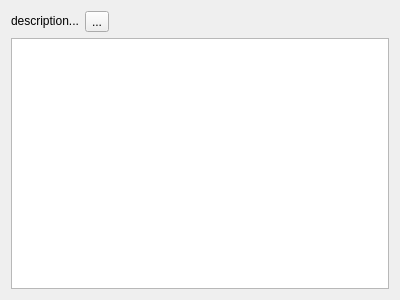
<?xml version="1.0" encoding="UTF-8"?>
<ui version="4.0">
 <class>PipelineTable</class>
 <widget class="QDialog" name="PipelineTable">
  <property name="geometry">
   <rect>
    <x>0</x>
    <y>0</y>
    <width>400</width>
    <height>300</height>
   </rect>
  </property>
  <property name="windowTitle">
   <string>Pipeline table</string>
  </property>
  <property name="windowIcon">
   <iconset resource="../resources/images.qrc">
    <normaloff>:/icons/logo.png</normaloff>:/icons/logo.png</iconset>
  </property>
  <layout class="QGridLayout" name="gridLayout">
   <item row="0" column="0">
    <layout class="QVBoxLayout" name="verticalLayout">
     <item>
      <layout class="QHBoxLayout" name="horizontalLayout">
       <item>
        <widget class="QLabel" name="description">
         <property name="text">
          <string>description...</string>
         </property>
         <property name="textFormat">
          <enum>Qt::RichText</enum>
         </property>
        </widget>
       </item>
       <item>
        <widget class="QToolButton" name="copy">
         <property name="toolTip">
          <string>Copy table to clipboard (tab sepearated)</string>
         </property>
         <property name="text">
          <string>...</string>
         </property>
         <property name="icon">
          <iconset resource="../resources/images.qrc">
           <normaloff>:/icons/documents.svg</normaloff>:/icons/documents.svg</iconset>
         </property>
         <property name="iconSize">
          <size>
           <width>24</width>
           <height>24</height>
          </size>
         </property>
         <property name="autoRaise">
          <bool>false</bool>
         </property>
         <property name="arrowType">
          <enum>Qt::NoArrow</enum>
         </property>
        </widget>
       </item>
       <item>
        <spacer name="horizontalSpacer">
         <property name="orientation">
          <enum>Qt::Horizontal</enum>
         </property>
         <property name="sizeHint" stdset="0">
          <size>
           <width>40</width>
           <height>20</height>
          </size>
         </property>
        </spacer>
       </item>
      </layout>
     </item>
     <item>
      <widget class="QTableView" name="table"/>
     </item>
    </layout>
   </item>
  </layout>
 </widget>
 <resources>
  <include location="../resources/images.qrc"/>
 </resources>
 <connections/>
</ui>
